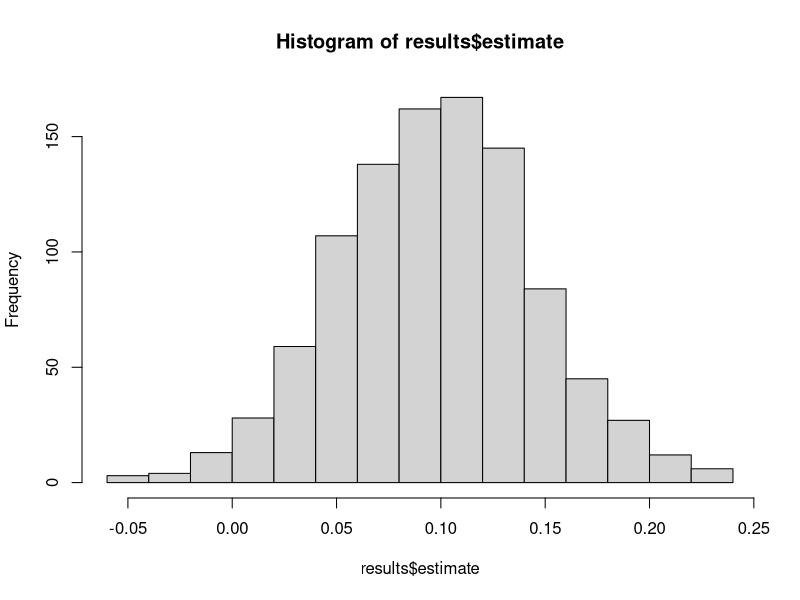

R code for this plot:
# 99_response_referee.R
# power calculation for response to referee
library(dplyr)
library(broom)
library(broom.mixed)
library(lme4)

# key constants
n_per_group = 44
mean = 4.5 # papers per year
n_sim = 1000
sd_researcher = 0.1
effect = 10 # absolute increase in percent
reffect = (100 + effect)/100 # relative multiplier effect
n_years = 4 # years of follow-up

# set up basic frame
f1 = expand.grid(year = 1:n_years, id = paste('a.', 1:n_per_group, sep='')) %>% 
  mutate(group = 0, lmean = mean) 
f1_noise = data.frame(id = paste('a.', 1:n_per_group, sep=''), noise = rnorm(n = n_per_group, mean = 0, sd = sd_researcher))
f1 = full_join(f1, f1_noise, by='id')                   
f2 = expand.grid(year = 1:n_years, id = paste('c.', 1:n_per_group, sep='')) %>% 
  mutate(group = 1, lmean = mean * reffect)
f2_noise = data.frame(id = paste('c.', 1:n_per_group, sep=''), noise = rnorm(n = n_per_group, mean = 0, sd = sd_researcher))
f2 = full_join(f2, f2_noise, by='id')                   
frame = bind_rows(f1, f2)

# big loop
results = NULL
for (k in 1:n_sim){
  this_sim = mutate(frame, 
                    papers = rpois(n=n(), lambda= lmean + noise))
  if(n_years == 1){
    model = glm(papers ~ group , family=poisson(), data=this_sim)
  }
  if(n_years > 1){
    model = glmer(papers ~ group + (1|id), family=poisson(), data=this_sim)
  }
  e = tidy(model) %>%
    filter(term == 'group') %>%
    mutate(sim = k)
  results = bind_rows(results, e)
}

# power
hist(results$estimate)
summary(results$estimate)
prop.table(table(results$p.value <0.05))
